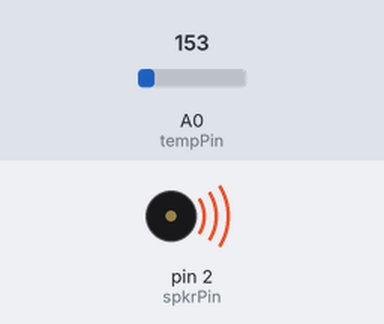
A sketch run on a simulated Arduino Uno, built with avr-gcc and run on an emulated ATmega328P. On the bench: buzzer (waves = sounding). Inputs (shaded band) come from the test bench; at power-on: A0 (tempPin) = 153.

Above: at 0.1 s.
Timing chart, 0 to 1.6 s (numbered marks = the images above):
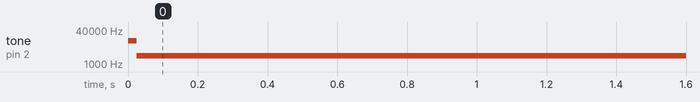

Measured:
- by itself, tone on pin 2 (spkrPin): silent → 12353 Hz at 0.00 s, → 2470 Hz 0.03 s later

The sketch:

fun2.ino
```cpp
int tempPin=0;
int spkrPin=2;
int prevTone=0;

float getTemp(int tempPin=0)
{
  float temp;
  temp=analogRead(tempPin)*5/1024.0;
  temp=temp-0.5;
  return temp/0.01;
}

void setup()
{
  pinMode(spkrPin, OUTPUT);
  //Serial.begin(57600);
}

void loop()
{
    int aTone=getTemp(tempPin)*((aTone<prevTone)?100:500);
    tone(spkrPin, aTone);
    (aTone<prevTone)?delay(75):delay(25);
    prevTone=aTone;
}
```
